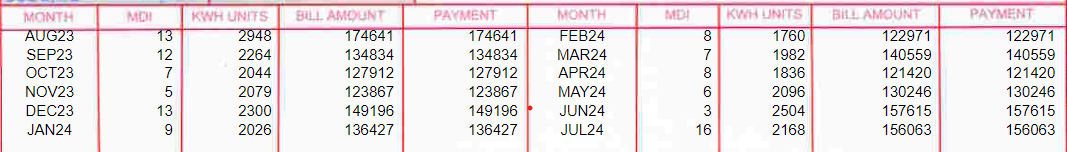
#> input picture image.png, 1067 x 152 px
$ jupyter execute --allow-errors huz.ipynb   (shell and % lines are left out)
#> lines starting #> are read from the running program, lines starting #| are printed output that depends on the picture; after the words box and inside, x2 and y2 are one past the last pixel; in counts of white or black regions, pixels touching at a corner belong together
[cell 1]
import os
import sys
os.path.dirname(sys.executable)

[cell 2]
from selenium import webdriver
from selenium.webdriver.common.by import By

#> (a cell that did not finish here is left out)

[cell 4]
import pytesseract
from PIL import Image

[cell 5]
screenshot_path = 'image.png'
#> (the rest of this cell did not finish here and is left out)

[cell 6]
from PIL import Image, ImageEnhance, ImageFilter
import pytesseract

# Load the image
image = Image.open(screenshot_path)
#> image is the input picture: PIL image 1067x152 RGBA; mean R, G, B, A 236.5, 228, 230.7, 255

# Preprocess the image
# Convert to grayscale
image = image.convert('L')
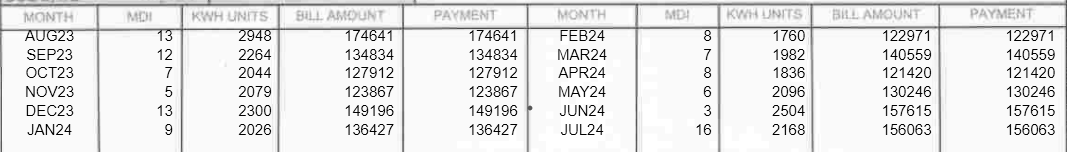
#> image: PIL image 1067x152 L; min 0, max 255, mean 230.9

# Apply thresholding (binarization)
image = image.point(lambda x: 0 if x < 140 else 255, '1')
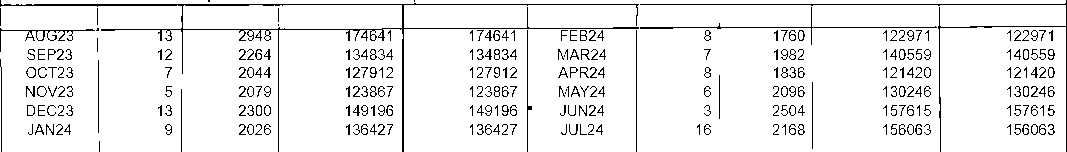
#> image: PIL image 1067x152 1; 93.2% white; black in thin lines or dots

# Resize the image (optional, with the updated attribute)
image = image.resize((image.width * 2, image.height * 2), Image.Resampling.LANCZOS)
#> image: PIL image 2134x304 1; 93.2% white; black in thin lines or dots

# Save the processed image (optional, for debugging)
image.save('processed_image.png')

# Extract text from the processed image
#> (the rest of this cell did not finish here and is left out)

[cell 7]
import pandas as pd
import re

# Your text data
# text = extracted_text
text = """
AUG23 3 2948 174641 174641 FEB24 3 1760 122971 122971
SEP23 12 2264 134834 134834 MAR24 7 1982 140569 140559
OCT23 7 2044 127912 127912 APR24 3 1836 121420 121420
NOV23 5 2079 123867 123867 MAY24 6 2096 130246 130246
DEC23 13 2300 149196 149196 JUN24 3 2504 167615 157615
JAN24 9 2026 136427 138427 JUL24 6 2163 156063 156063
"""
# Split the text into rows
rows = text.strip().split('\n')

# Regex pattern to extract the data
pattern = r'([A-Z]{3}\d{2}) (\d+) (\d+) (\d+) (\d+) ([A-Z]{3}\d{2}) (\d+) (\d+) (\d+) (\d+)'

# Parsed data
data = []

for row in rows:
    match = re.match(pattern, row)
    if match:
        data.append(match.groups())

# Create the DataFrame
columns = ["Month1", "MDI1", "KWHunits1", "Billamount1", "Payment1",
           "Month2", "MDI2", "KWHunits2", "Billamount2", "Payment2"]
df = pd.DataFrame(data, columns=columns)

print(df)
